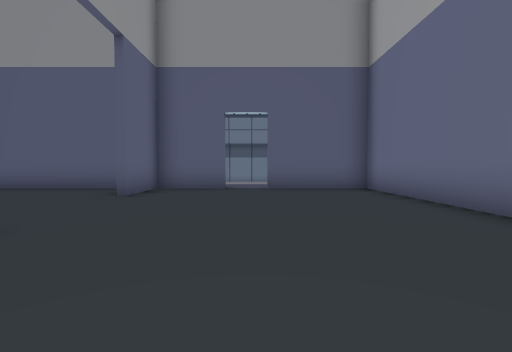
[1] (above)

13 first-person views from a walk through a 3-D level made in the Unity game engine. The camera is 1.3 m above the floor, tilts 2° down and sees 85° across. Doors are open. The floor is counted in squares, 2 m on a side. Each view is taken from the middle of a square. On the plan, view 1 faces up. The plan holds only what a view shows up to about 9 squares ahead; the rest is blank. The place goes on beyond the plan.

[2]
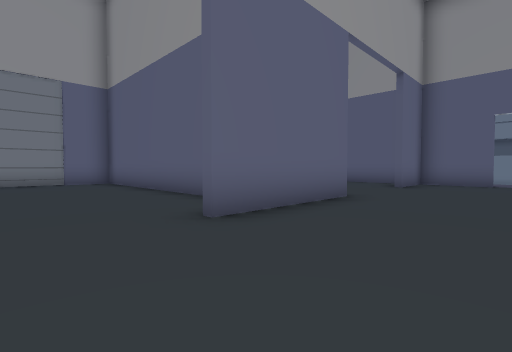

[3]
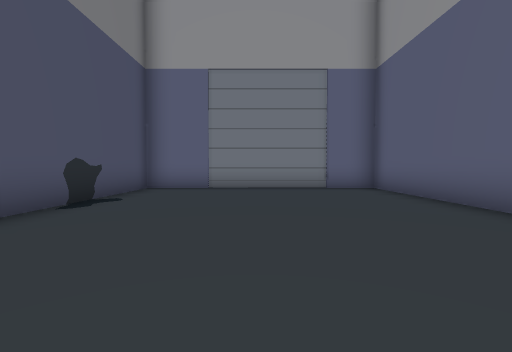

[4]
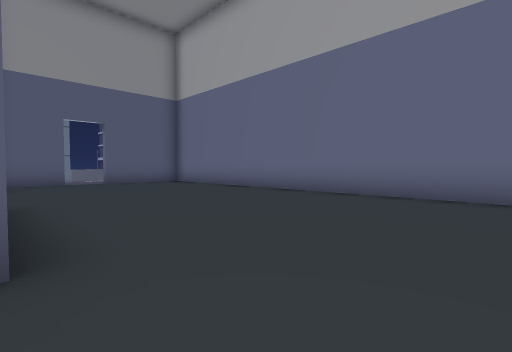

[5]
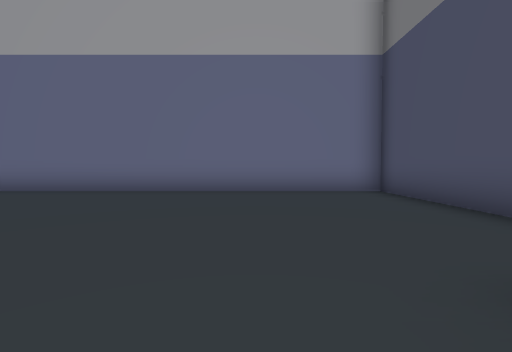

[6]
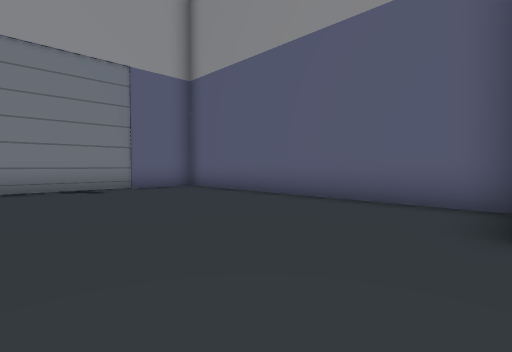

[7]
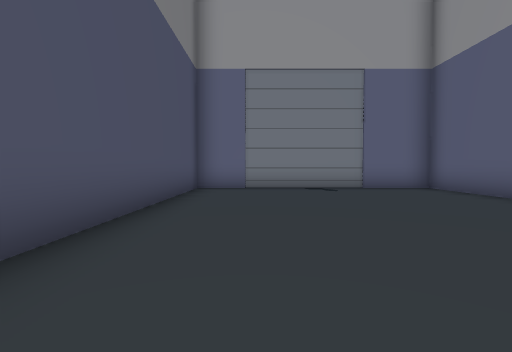

[8]
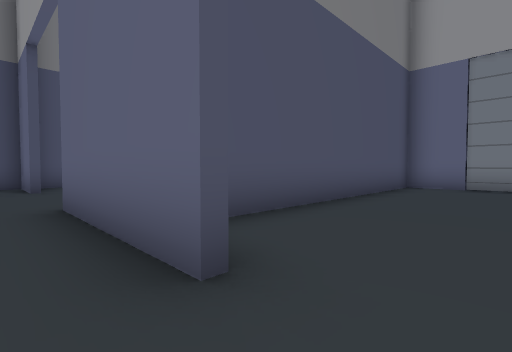

[9]
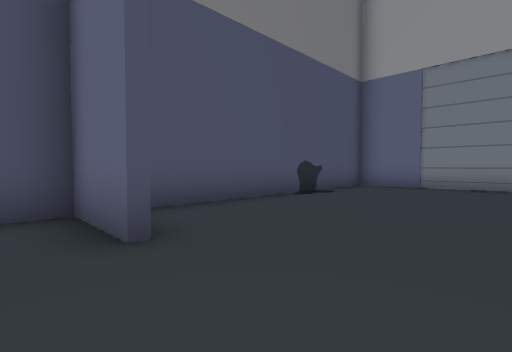

[10]
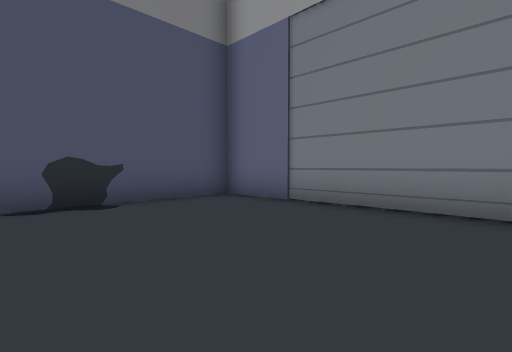

[11]
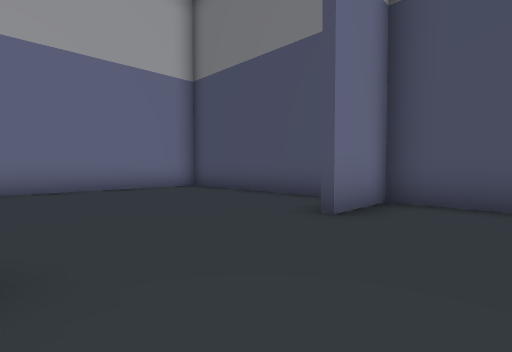

[12]
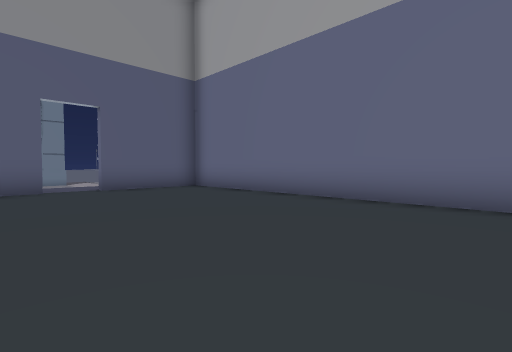

[13]
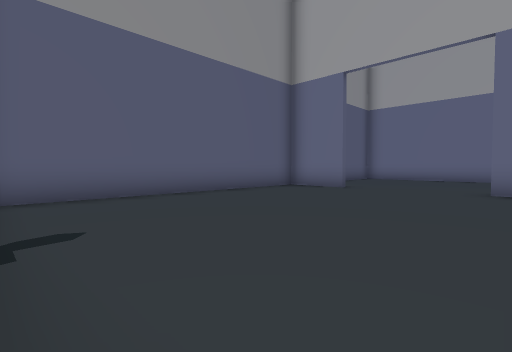

### Floor plan
Points are (right, up) in squares from view 1. A wall is a line through its corners. A room is listed if a view was taken in it or the views show most of it. See-through windows are left out.
Room 1 (views 1, 2, 3, 4, 5, 6, 7, 8, 9, 10, 11, 12, 13)
walls: (-5.1, 0.5) (-11.3, 0.5) (-11.3, -6.2) (-9.9, -6.2); (-3.1, 2.3) (-3.1, 2.8); (-2.9, 2.8) (-2.9, -1); (-2.9, -4.4) (-2.9, -6.2); (-3.1, 6.1) (-3.1, 6.9); (-4.1, -6.2) (-2.1, -6.2); (-3.1, -6.2) (-3.1, -4.4); (-3.1, 8.1) (-11.3, 8.1) (-11.3, 1.3) (-4.3, 1.3); (1.9, -6.2) (3.2, -6.2) (3.2, 8.1) (0.2, 8.1); (-0.9, 8.1) (-2.9, 8.1) (-2.9, 6.1)
ways out: open door at (-0.5, 8)

Positions as (right, up) in squares from view 1, and headings:
1: (0, 0), facing up
2: (0, -3), facing up-left
3: (-3, -3), facing left
4: (-3, -3), facing up-right
5: (-4, -3), facing right
6: (-3, 3), facing up-left
7: (-3, 3), facing left
8: (-2, 4), facing down-left
9: (-2, -2), facing down-left
10: (-7, -1), facing down-left
11: (-5, -1), facing down-right
12: (-2, 0), facing up-right
13: (-11, 2), facing up-right
